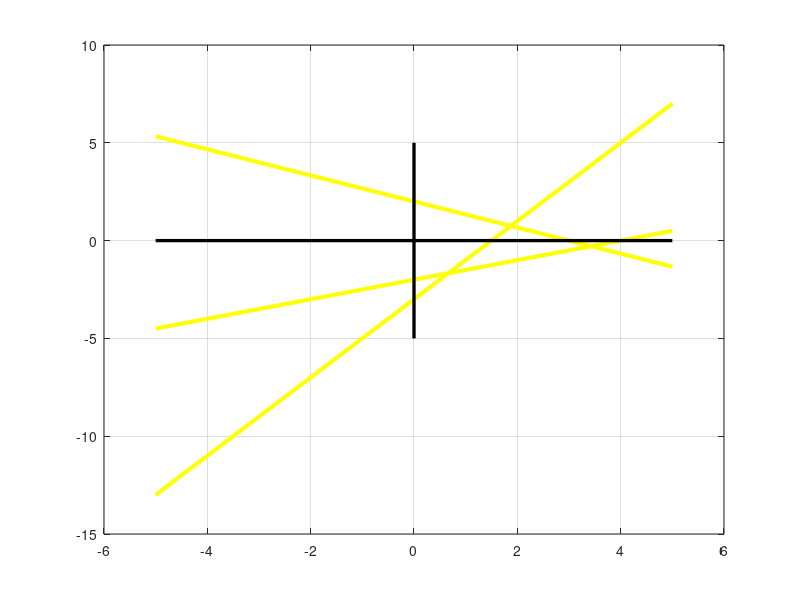

The MATLAB source for this figure: (Note: this script raises an error after producing the figure.)
f1 = inline('(2*x- 3)','x')
f2 = inline('(-2*x + 6)/(3)','x')
f3 = inline('(x-4)/(2)','x')
A=-5; B=5; 
x1=linspace(A,B,100);
y1=f1(x1);
plot(x1,y1,'y','Linewidth',3) %Constructia graficului  functiei f

grid on
hold on

x2=linspace(A,B,100);
y2=f2(x2);
plot(x2,y2,'y','Linewidth',3) %Constructia graficului  functiei f

x3=linspace(A,B,100);
y3=f3(x3);
plot(x3,y3,'y','Linewidth',3) %Constructia graficului  functiei f


plot([A B], [0 0],'k','Linewidth',2.4) %Reprezentarea axei Ox
plot([0 0], [A B],'k','Linewidth',2.4); %Reprezentarea axei Oy

[xi,yi] = polyxpoly(x1,y1,x2,y2);
[xj,yj] = polyxpoly(x3,y3,x2,y2);
[xk,yk] = polyxpoly(x3,y3,x1,y1);
mapshow(xi,yi,'DisplayType' ,'point','Marker','o')
mapshow(xj,yj,'DisplayType','point','Marker','o')
mapshow(xk,yk,'DisplayType','point','Marker','o')


patch([xi xj xk],[yi yj yk],0.2);

xlabel('x')
ylabel('y')
